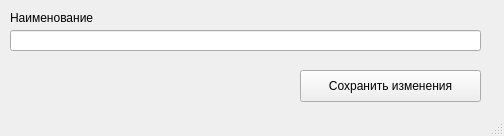
<?xml version="1.0" encoding="UTF-8"?>
<ui version="4.0">
 <class>MainWindow</class>
 <widget class="QMainWindow" name="MainWindow">
  <property name="geometry">
   <rect>
    <x>0</x>
    <y>0</y>
    <width>504</width>
    <height>136</height>
   </rect>
  </property>
  <property name="windowTitle">
   <string>Редактировать дисциплину</string>
  </property>
  <widget class="QWidget" name="centralwidget">
   <widget class="QLabel" name="label">
    <property name="geometry">
     <rect>
      <x>10</x>
      <y>10</y>
      <width>141</width>
      <height>16</height>
     </rect>
    </property>
    <property name="text">
     <string>Наименование</string>
    </property>
   </widget>
   <widget class="QLineEdit" name="lineEdit">
    <property name="geometry">
     <rect>
      <x>10</x>
      <y>30</y>
      <width>471</width>
      <height>21</height>
     </rect>
    </property>
   </widget>
   <widget class="QPushButton" name="pushButton_2">
    <property name="geometry">
     <rect>
      <x>300</x>
      <y>70</y>
      <width>181</width>
      <height>32</height>
     </rect>
    </property>
    <property name="text">
     <string>Сохранить изменения</string>
    </property>
   </widget>
  </widget>
  <widget class="QStatusBar" name="statusbar"/>
 </widget>
 <resources/>
 <connections/>
</ui>
